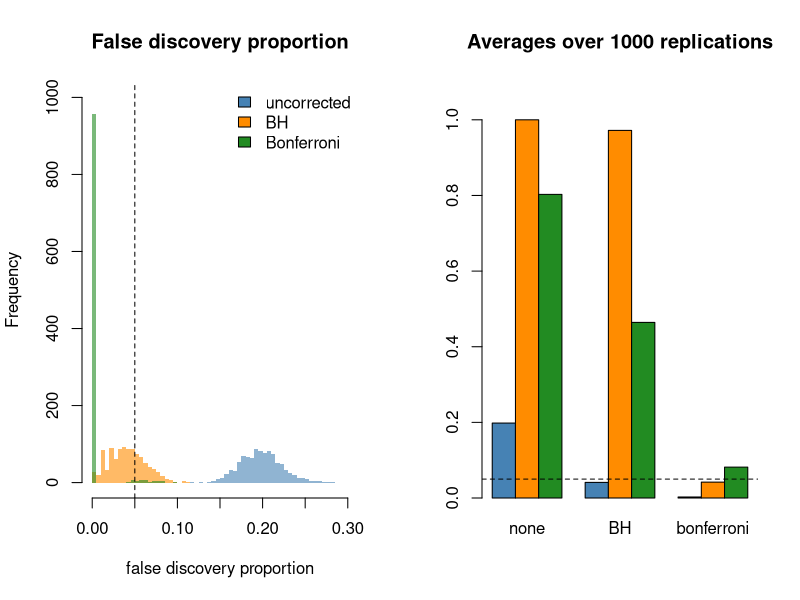

Source code (R):
# Simulated FDR, FWER and power of no correction, Benjamini-Hochberg and Bonferroni (1000 tests, 80% true nulls).
set.seed(0)
m <- 1000; m0 <- 800; reps <- 1000; shift <- 2.5; alpha <- 0.05
methods <- c("none", "BH", "bonferroni")
res <- array(NA, dim = c(reps, 3, 3), dimnames = list(NULL, methods, c("FDP", "anyV", "power")))
for (r in 1:reps) {
  z <- rnorm(m); z[(m0 + 1):m] <- z[(m0 + 1):m] + shift
  p <- pnorm(z, lower.tail = FALSE)
  for (k in methods) {
    rej <- p.adjust(p, method = k) <= alpha
    V <- sum(rej[1:m0]); R <- sum(rej)
    res[r, k, ] <- c(V / max(R, 1), V > 0, mean(rej[(m0 + 1):m]))
  }
}
avg <- apply(res, c(2, 3), mean)
print(round(avg, 3))

op <- par(mfrow = c(1, 2))
cols <- c("steelblue", "darkorange", "forestgreen")
br <- seq(0, 0.3, by = 0.005)
hist(res[, "none", "FDP"], breaks = br, col = adjustcolor(cols[1], 0.6), border = NA, ylim = c(0, reps),
     xlab = "false discovery proportion", main = "False discovery proportion")
hist(res[, "BH", "FDP"], breaks = br, col = adjustcolor(cols[2], 0.6), border = NA, add = TRUE)
hist(res[, "bonferroni", "FDP"], breaks = br, col = adjustcolor(cols[3], 0.6), border = NA, add = TRUE)
abline(v = alpha, lty = 2)
legend("topright", fill = cols, legend = c("uncorrected", "BH", "Bonferroni"), bty = "n")
barplot(t(avg), beside = TRUE, col = cols, ylim = c(0, 1.1), main = "Averages over 1000 replications")
abline(h = alpha, lty = 2)
par(op)
